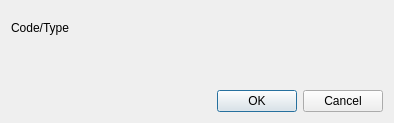
<?xml version="1.0" encoding="UTF-8"?>
<ui version="4.0">
 <class>MsgCodeFilterAddDialog</class>
 <widget class="QDialog" name="MsgCodeFilterAddDialog">
  <property name="geometry">
   <rect>
    <x>0</x>
    <y>0</y>
    <width>394</width>
    <height>123</height>
   </rect>
  </property>
  <property name="windowTitle">
   <string>Message Code Filter Dialog</string>
  </property>
  <layout class="QVBoxLayout" name="verticalLayout">
   <item>
    <widget class="QLabel" name="label">
     <property name="sizePolicy">
      <sizepolicy hsizetype="Preferred" vsizetype="Preferred">
       <horstretch>0</horstretch>
       <verstretch>0</verstretch>
      </sizepolicy>
     </property>
     <property name="text">
      <string>Code/Type</string>
     </property>
    </widget>
   </item>
   <item>
    <widget class="MsgCodeLineEdit" name="codeLineEdit" native="true"/>
   </item>
   <item>
    <widget class="QDialogButtonBox" name="buttonBox">
     <property name="orientation">
      <enum>Qt::Horizontal</enum>
     </property>
     <property name="standardButtons">
      <set>QDialogButtonBox::Cancel|QDialogButtonBox::Ok</set>
     </property>
    </widget>
   </item>
  </layout>
 </widget>
 <customwidgets>
  <customwidget>
   <class>MsgCodeLineEdit</class>
   <extends>QWidget</extends>
   <header location="global">MsgCodeLineEdit.h</header>
   <container>1</container>
  </customwidget>
 </customwidgets>
 <resources/>
 <connections>
  <connection>
   <sender>buttonBox</sender>
   <signal>accepted()</signal>
   <receiver>MsgCodeFilterAddDialog</receiver>
   <slot>accept()</slot>
   <hints>
    <hint type="sourcelabel">
     <x>248</x>
     <y>254</y>
    </hint>
    <hint type="destinationlabel">
     <x>157</x>
     <y>274</y>
    </hint>
   </hints>
  </connection>
  <connection>
   <sender>buttonBox</sender>
   <signal>rejected()</signal>
   <receiver>MsgCodeFilterAddDialog</receiver>
   <slot>reject()</slot>
   <hints>
    <hint type="sourcelabel">
     <x>316</x>
     <y>260</y>
    </hint>
    <hint type="destinationlabel">
     <x>286</x>
     <y>274</y>
    </hint>
   </hints>
  </connection>
 </connections>
</ui>
